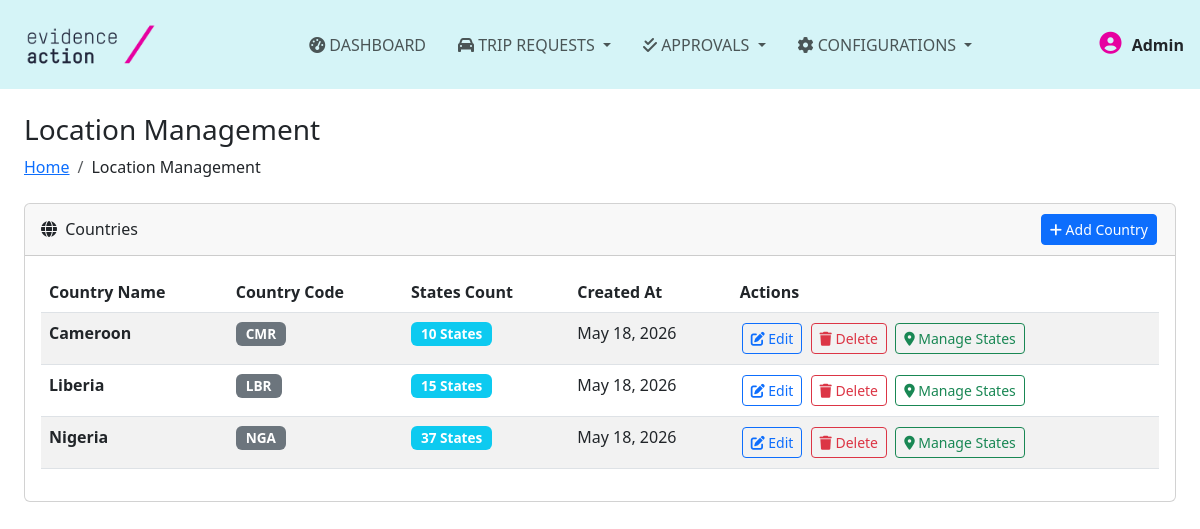
The page /location/countries (signed in) on the database its author committed.
### tables this page shows
CREATE TABLE `country` (
  `id` int(11) NOT NULL AUTO_INCREMENT,
  `name` varchar(100) NOT NULL,
  `code` varchar(3) NOT NULL,
  `created_at` timestamp NOT NULL DEFAULT current_timestamp(),
  PRIMARY KEY (`id`),
  UNIQUE KEY `unique_country_code` (`code`)
);

### application/controller/location.php (called while the page is built, shortened)
<?php
class location extends Controller
{
    public function countries()
    {
        $countries = $this->model->getAllCountries();
        require APP . 'view/_templates/header.php';
        require APP . 'view/location/index.php';
    }
}
?>

### public/index.php (called while the page is built, shortened)
<?php
require APP . 'core/controller.php';
$app = new Application();

### application/core/controller.php (called while the page is built, shortened)
<?php
class Controller
{
    public $db = null;
    private function openDatabaseConnection()
    {
        $options = array(PDO::ATTR_DEFAULT_FETCH_MODE => PDO::FETCH_OBJ, PDO::ATTR_ERRMODE => PDO::ERRMODE_WARNING);
        $this->db = new PDO(DB_TYPE . ':host=' . DB_HOST . ';dbname=' . DB_NAME . ';charset=' . DB_CHARSET, DB_USER, DB_PASS, $options);
    }
    public function loadModel()
    {
        require APP . 'model/model.php';
        $this->model = new Model($this->db);
    }
}

### application/model/model.php (called while the page is built, shortened)
<?php
class Model
{
    function __construct($db)
    {
        try {
            $this->db = $db;
        } catch (PDOException $e) {
            exit('Database connection could not be established.');
        }
    }
    public function getAllCountries()
    {
        $sql = "SELECT c.*, COUNT(s.id) as state_count
                FROM country c
                LEFT JOIN state s ON c.id = s.country_id
                GROUP BY c.id
                ORDER BY c.name";
        $stmt = $this->db->prepare($sql);
        $stmt->execute();
        return $stmt->fetchAll(PDO::FETCH_OBJ);
    }
}
?>

### application/view/location/index.php (the view, shortened to what this page needs)
<!DOCTYPE html>
<html lang="en">
<head>
    <link href="https://cdn.jsdelivr.net/npm/bootstrap@5.3.0/dist/css/bootstrap.min.css" rel="stylesheet">
    <link rel="stylesheet" href="https://cdnjs.cloudflare.com/ajax/libs/font-awesome/6.4.0/css/all.min.css">
    <link href="https://cdn.jsdelivr.net/npm/simple-datatables@latest/dist/style.css" rel="stylesheet">
</head>
<body>
<main>
<div class="container-fluid px-4">
    <h3 class="mt-4">Location Management</h3>
    <ol class="breadcrumb mb-4">
        <li class="breadcrumb-item"><a href="<?= URL; ?>home">Home</a></li>
        <li class="breadcrumb-item">Location Management</li>
    </ol>
    <div class="card mb-4">
        <div class="card-header d-flex justify-content-between align-items-center">
            <span><i class="fas fa-globe me-1"></i> Countries</span>
            <button class="btn btn-primary btn-sm" onclick="openCountryModal('add')">
                <i class="fas fa-plus"></i> Add Country
            </button>
        </div>
        <div class="card-body table-responsive">
            <table id="countriesTable" class="table table-striped">
                <thead>
                    <tr>
                        <th>Country Name</th>
                        <th>Country Code</th>
                        <th>States Count</th>
                        <th>Created At</th>
                        <th>Actions</th>
                    </tr>
                </thead>
                <tbody>
                <?php if (!empty($countries)): ?>
                    <?php foreach ($countries as $country): ?>
                        <tr class="country-row">
                            <td><strong><?= htmlspecialchars($country->name); ?></strong></td>
                            <td><span class="badge bg-secondary"><?= htmlspecialchars($country->code); ?></span></td>
                            <td>
                                <span class="badge bg-info cursor-pointer" onclick="showStates(<?= $country->id ?>, '<?= htmlspecialchars($country->name, ENT_QUOTES) ?>')">
                                    <?= isset($country->state_count) ? $country->state_count : 0 ?> States
                                </span>
                            </td>
                            <td><?= date('M d, Y', strtotime($country->created_at)); ?></td>
                            <td>
                                <button class="btn btn-sm btn-outline-primary" onclick="openCountryModal('edit', <?= $country->id ?>, '<?= htmlspecialchars($country->name, ENT_QUOTES) ?>', '<?= htmlspecialchars($country->code, ENT_QUOTES) ?>')">
                                    <i class="fas fa-edit"></i> Edit
                                </button>
                                <button class="btn btn-sm btn-outline-danger" onclick="confirmDeleteCountry(<?= $country->id ?>, '<?= htmlspecialchars($country->name, ENT_QUOTES) ?>')">
                                    <i class="fas fa-trash"></i> Delete
                                </button>
                                <button class="btn btn-sm btn-outline-success" onclick="showStates(<?= $country->id ?>, '<?= htmlspecialchars($country->name, ENT_QUOTES) ?>')">
                                    <i class="fas fa-map-marker-alt"></i> Manage States
                                </button>
                            </td>
                        </tr>
                    <?php endforeach; ?>
                <?php else: ?>
                    <tr>
                        <td colspan="6" class="text-center">No countries found. Click "Add Country" to create one.</td>
                    </tr>
                <?php endif; ?>
                </tbody>
            </table>
        </div>
    </div>
</div>
</main>
</body>
</html>

### public/css/style.css (style rules this page uses)
body { font-family: Arial; font-size: 14px; }

### application/view/location/index.php (style rules this page uses)
.badge { font-size: 0.85rem; padding: 5px 10px; }
.btn-sm { margin: 2px; }
.table-responsive { overflow-x: auto; }
.cursor-pointer { cursor: pointer; }
.bg-info { background-color: #17a2b8; }

### rows shown on the page
country: name "Cameroon", code "CMR", state_count "10", created_at "May 18, 2026"
country: name "Liberia", code "LBR", state_count "15", created_at "May 18, 2026"
country: name "Nigeria", code "NGA", state_count "37", created_at "May 18, 2026"

### other values the page prints
$user_name "Admin"
